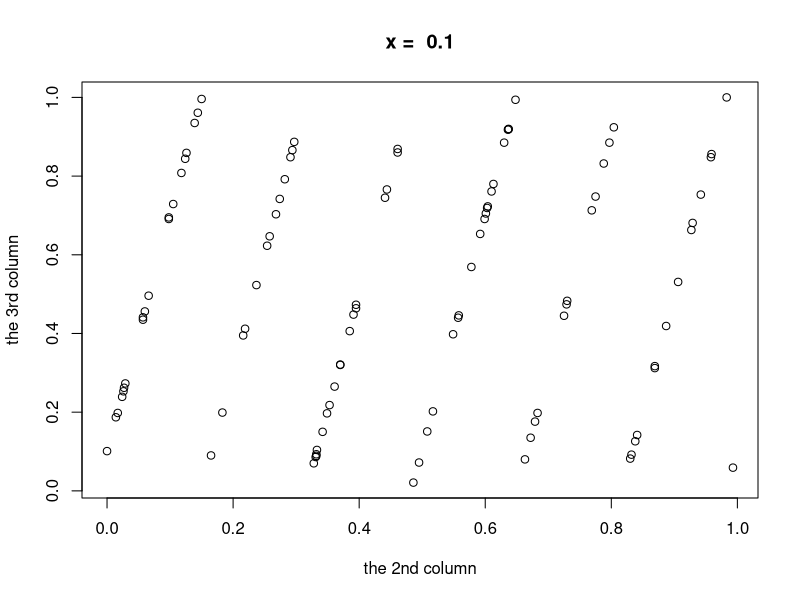
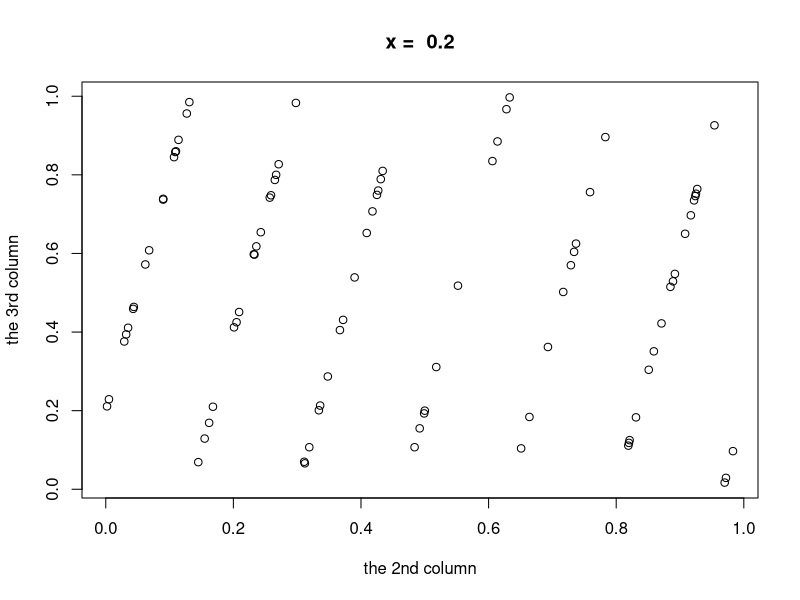
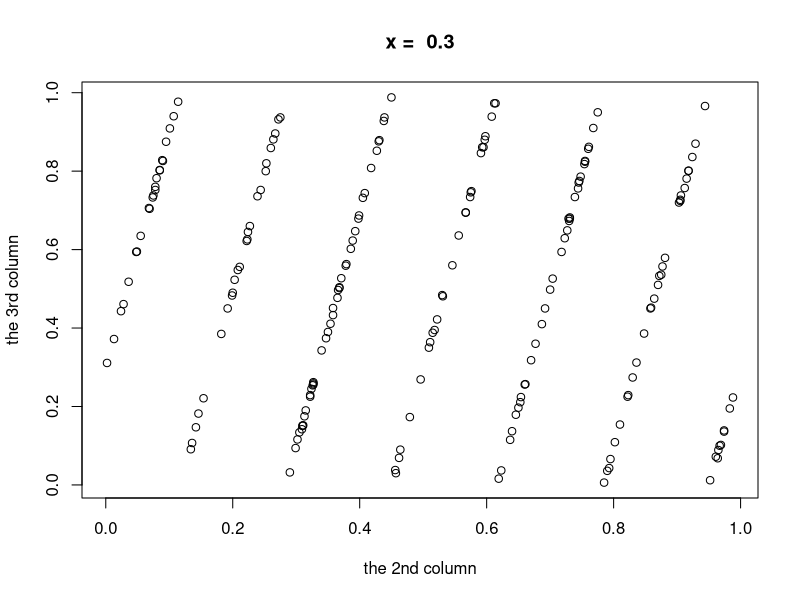
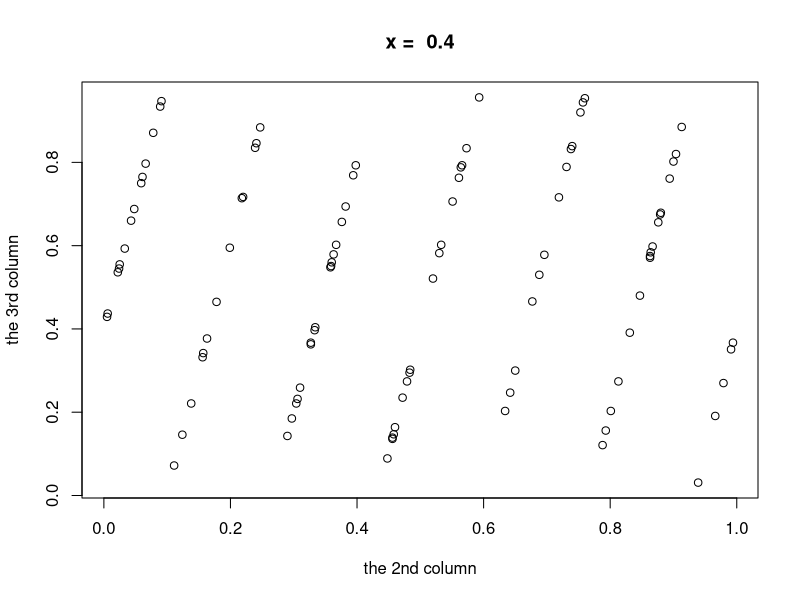
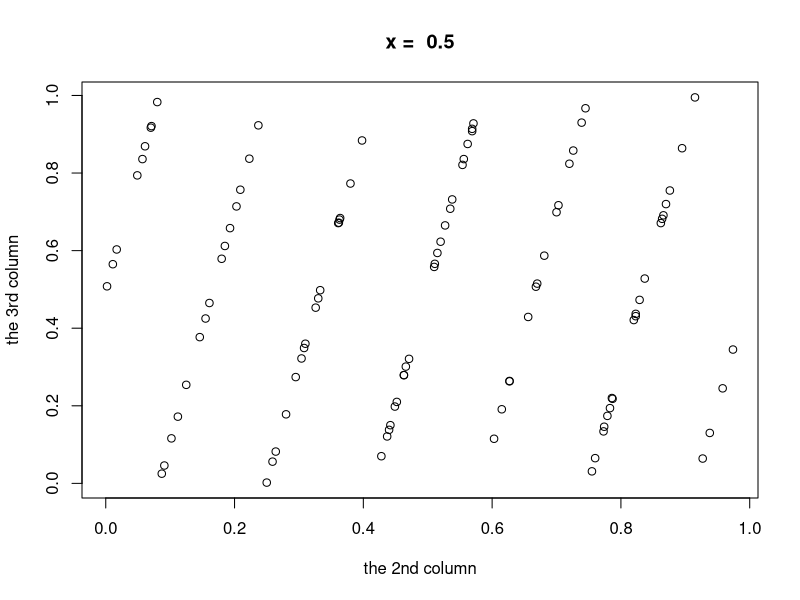
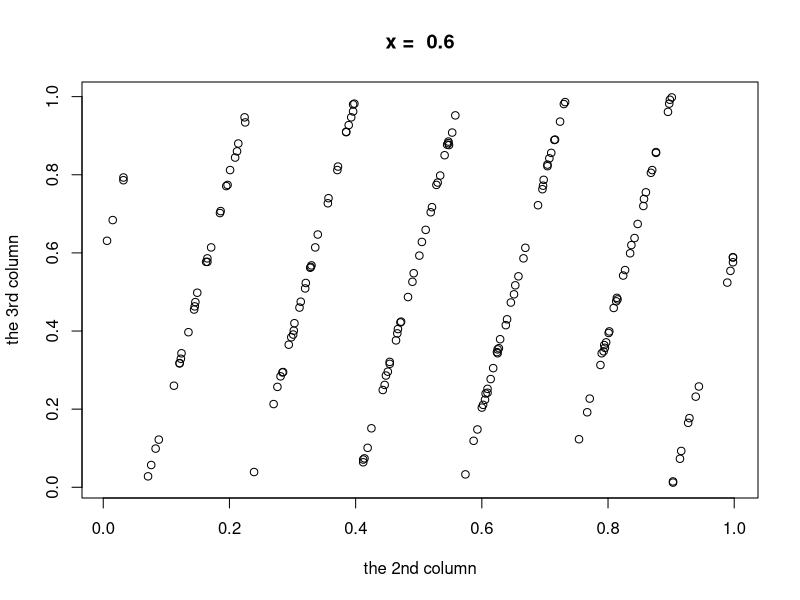
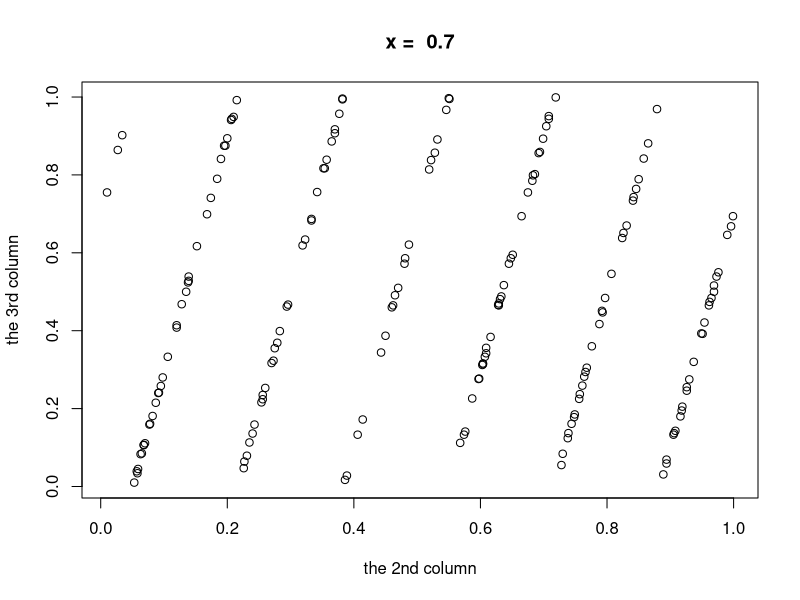
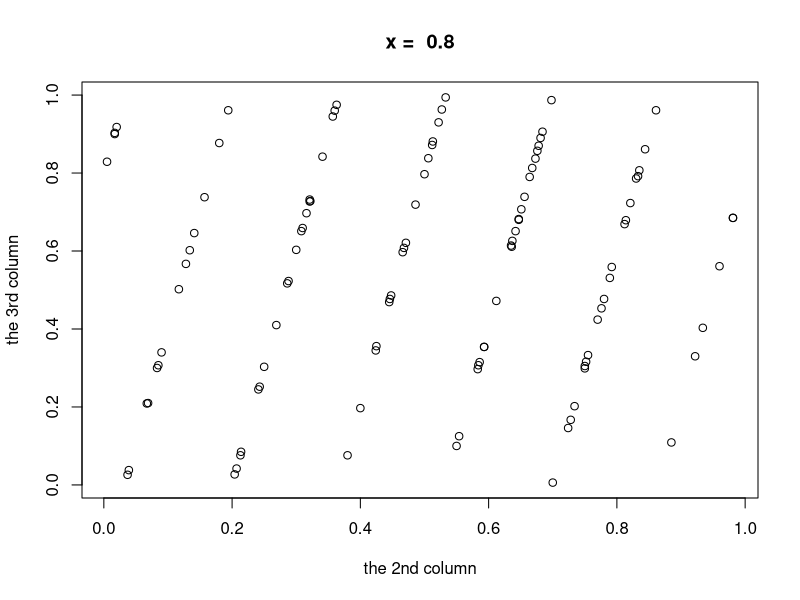

The R source for these figures, in order:
## ---- chunk 1
fib <- c(1: 32)
ratio <- c(1: 30)
fib[2] <- 1

for (i in 1: 30){
  fib[i + 2] <- fib[i] + fib[i + 1]
  ratio[i] <- fib[i + 1] / fib[i]
}

ratio
## ---- chunk 2
(1 + sqrt(5)) / 2
## ---- chunk 3
answer <- 0
for (j in 1: 5) answer <- answer + j
answer
## ---- chunk 4
answer <- NULL
for (j in 1: 5) answer <- c(answer, j)
answer
## ---- chunk 5
answer <- 0
for (j in 1: 5) answer <- c(answer, j)
answer
## ---- chunk 6
answer <- 1
for (j in 1: 5) answer <- answer * j
answer
## ---- chunk 7
answer <- 3
for (j in 1: 5) answer <- c(answer, (7 * answer[j]) %% 31)
answer
## ---- chunk 8
calcInterestGIC <- function(G, years){
  if (years <= 3)
    return (G * ((1 + 0.04) ^ years - 1))
  else
    return (G * ((1 + 0.05) ^ years - 1))
}

## ---- chunk 9
calcReturnMortgage <- function(n, P, open){
  if (open) i = 0.005
  else      i = 0.0004
  
  return (P * i / (1 - (1 + i) ^ (-n)))
}
## ---- chunk 10
Fib1 <- 1
Fib2 <- 1
Fibonacci <- c(Fib1, Fib2)

while(Fibonacci[length(Fibonacci)] < 300){
  Fibonacci <- c(Fibonacci, sum(Fibonacci[(length(Fibonacci) - 1): length(Fibonacci)]))
}
Fibonacci
## ---- chunk 11
calcInterestRate <- function(i){
  record <- -1;
  eps <- 1e-6
  
  while (abs(record - i) > eps){
    record <- i
    i <- (1 - (1 + i) ^ (-20)) / 19
  }
  
  return(i)
}


calcInterestRate(0.006)
## ---- chunk 12
for (i in -3: 3)
  print(calcInterestRate(10 ^ i))
## ---- chunk 13
calcInterestRate <- function(i){
  record <- -1;
  eps <- 1e-6
  iteration <- 0;
  
  while (abs(record - i) > eps){
    record <- i
    i <- (1 - (1 + i) ^ (-20)) / 19
    iteration <- iteration + 1
  }
  
  return(c(i, iteration))
}

calcResult <- calcInterestRate(0.006)
sprintf("Result: %f, iterations: %d", calcResult[1], calcResult[2])
## ---- chunk 14
for (i in -3: 3){
  calcResult <- calcInterestRate(10 ^ i)
  cat(sprintf("Start from %f, result: %f, iterations: %d", 10 ^ i, calcResult[1], calcResult[2]), sep = '\n')
}
  
## ---- chunk 15
Eratosthenes <- function(n) {
  # Print prime numbers up to n
  if (n >= 2) {
    sieve <- seq(2, n)
    primes <- c()
    while (length(sieve) > 0) {
      p <- sieve[1]
      primes <- c(primes, p)
      # After pushing back the minimal prime number
      sieve = sieve[(sieve %% p) != 0]
      # remove all numbers which can be divided by this prime number
    }
    return(primes)
  } else {
    stop("Input value of n should be at least 2")
  }
}
## ---- chunk 16
Eratosthenes <- function(n) {
  # Print prime numbers up to n
  if (n >= 2) {
    sieve <- seq(2, n)
    primes <- c()
    while (length(sieve) > 0) {
      p <- sieve[1]
      primes <- c(primes, p)
      # After pushing back the minimal prime number
      sieve = sieve[(sieve %% p) != 0]
      # Remove all numbers which can be divided by this prime number
      
      # If p >= sqrt(n), all remaining entries in sieve is prime
      # Do not need further elimination, add all entries in sieve to prime
      if (p >= sqrt(n)){
        primes = c(primes, sieve);
        break
      }
    }
    return(primes)
  } else {
    stop("Input value of n should be at least 2")
  }
}
## ---- chunk 17
compound.interest <- function(P, n, i.r) {
  return (P * (1 + i.r) ^ n);
}
## ---- chunk 18
compound.interest(1000, 30, 0.01)
## ---- chunk 19
find_zero <- function(f, a, b, epsilon) {
  m = (b + a) / 2
  if (b - a < epsilon || abs(m) < 1e-9)
    return (m)
  
  if (f(a) * f(m) < 0)
    return (find_zero(f, a, m, epsilon))
  else
    return (find_zero(f, m, b, epsilon))
  
  if (abs(f(a)) < 1e-9)
    return (a)
  if (abs(f(b)) < 1e-9)
    return (b)
}

# test case: function y = x - 1 on interval [-1, 2], epsilon = 1e-9
find_zero(function(x) x - 1, -1, 2, 1e-9)
## ---- chunk 20
mergesort <- function(x, decreasing) {
  len <- length(x)
  if (len < 2) result <- x
  else {
    y <- x[1: floor(len / 2)]
    z <- x[floor(len / 2 + 1): len]
    ## floor() is necessary, or it may cause trouble. 
    ## There is no floor() in the code in the textbook.  
    
    y <- mergesort(y, decreasing)
    z <- mergesort(z, decreasing)
    
    result <- c()
    
    while (min(length(y), length(z)) > 0) {
      if (decreasing) {
        if (y[1] > z[1]) {
          result <- c(result, y[1])
          y <- y[-1]
          
          ## These lines seem really slow, causing the time complexity to be O(N^2logN)
          ## But they are in the textbook, so I just copy them
        }
        else {
          result <- c(result, z[1])
          z <- z[-1]
        }
      }
      else {
        if (y[1] < z[1]) {
          result <- c(result, y[1])
          y <- y[-1]
        }
        else {
          result <- c(result, z[1])
          z <- z[-1]
        }
      } 
    }
    
    if (length(y) > 0) result <- c(result, y)
    if (length(z) > 0) result <- c(result, z)
  }

  return (result)
}

## test
mergesort(c(1,4,2,8,5,7), TRUE)
mergesort(c(1,4,2,8,5,7), FALSE)
## ---- chunk 21
Newton <- function(f, g, fx, fy, gx, gy, epsilon, x0, y0) {
  old_x <- 99999 
  old_y <- 99999
  
  while ((abs(old_x - x0) > epsilon) || (abs(old_y - y0) > epsilon)) {
    old_x <- x0
    old_y <- y0
    
    fxn <- fx(old_x, old_y)
    fyn <- fy(old_x, old_y)
    gxn <- gx(old_x, old_y)
    gyn <- gy(old_x, old_y)
    fn <- f(old_x, old_y)
    gn <- g(old_x, old_y)
    dn <- fxn * gyn - fyn * gxn
    
    x0 <- old_x - (gyn * fn - fyn * gn) / dn
    y0 <- old_y - (fxn * gn - gxn * fn) / dn
  }
  
  return (c(x0, y0))
}
## ---- chunk 22
f <- function(x, y) (x + y)
g <- function(x, y) (x ^ 2 + 2 * y ^ 2 - 2)
fx <- function(x, y) (1)
fy <- function(x, y) (1)
gx <- function(x, y) (2 * x)
gy <- function(x, y) (4 * y)

## starting point x = 2, y = 2
Newton(f, g, fx, fy, gx, gy, 1e-7, 2, 2)
## ---- chunk 23
factorial <- function(n) {
  return (prod(1: n))
}

factorial(10)
factorial(50)
factorial(100)
factorial(1000)
## ---- chunk 24
# bigInt is a class that each digit is reserved and restored in a list
# e.g. bigInt(321) = c(1, 2, 3)

print.bigInteger <- function(bigInt) {
  len <- length(bigInt)
  result <- ''
  
  for (i in 1: len)
    result <- paste(result, bigInt[len + 1 - i], sep = '')
  
  cat(result)
  invisible(bigInt)
}

factorial.bigInteger <- function(n) {
  ans.bigInt <- c(1)
  for (i in 1: n) {
    ans.bigInt <- ans.bigInt * i
    up <- 0;
    for (j in 1: length(ans.bigInt)){
      ans.bigInt[j] <- ans.bigInt[j] + up
      up <- floor(ans.bigInt[j] / 10)
      ans.bigInt[j] <- ans.bigInt[j] - up * 10
    }
    while (up > 0){
      ans.bigInt <- c(ans.bigInt, up %% 10)
      up <- floor(up / 10)
    }
  }
  class(ans.bigInt) <- "bigInteger"
    
  return (ans.bigInt)
}

factorial.bigInteger(10)
factorial.bigInteger(50)
factorial.bigInteger(100)
factorial.bigInteger(1000)
## ---- chunk 25
binomialCoef <- function(n, m) {
  return (factorial(n) / factorial(m) / factorial(n - m))
}
## ---- chunk 26
binomialCoef(4, 2)
binomialCoef(50, 20)
binomialCoef(5000, 2000)
## ---- chunk 27
improvedBinomialCoef <- function(n, m) {
  numExp = sum(log((m + 1): n)) - sum(log(1: (n - m)))
  if (exp(numExp) < Inf)
    return (exp(numExp))
  else
    return (paste('e ^', as.character(numExp)))
}
## ---- chunk 28
improvedBinomialCoef(4, 2)
improvedBinomialCoef(50, 20)
improvedBinomialCoef(5000, 2000)
## ---- chunk 29
Randu <- function(N, x) {
  lst <- c(1: N)
  for (i in 1: N) {
    x <- (x * 65539) %% (2 ^ 31)
    lst[i] <- round(x / (2 ^ 31), digits = 3)
  }
  
  return (lst)
}

len = 300000

myList <- Randu(len, 142857)
row1 <- c()
row2 <- c()
row3 <- c()
for (i in 1: len) {
  if (i %% 3 == 1) row1 <- c(row1, myList[i])
  if (i %% 3 == 2) row2 <- c(row2, myList[i])
  if (i %% 3 == 0) row3 <- c(row3, myList[i])
}

for (j in 1: 9) {
  x <- j * 0.1
  record2 <- c(1: 100000)
  record3 <- c(1: 100000)
  iter <- 0
  
  for(i in 1: (len / 3)) {
    if (abs(x - row1[i]) < 1e-3) {
      iter <- iter + 1
      record2[iter] <- row2[i]
      record3[iter] <- row3[i]
    }
  }
  if(iter > 0) {
    plot(record2[1: iter], record3[1: iter], main = paste("x = ", as.character(x)), xlab = "the 2nd column", ylab = "the 3rd column")
  }
}
## ---- chunk 30
directpoly <- function(P, x) {
  ans <- 0
  for (i in 1: length(P)) 
    ans <- ans + P[i] * x ^ (i - 1)
  
  return (ans)
}

#test this function
P <- c(1, 2, 1)
# y = x^2 + 2x + 1
x <- 1
directpoly(P, x)
## ---- chunk 31
hornerpoly <- function(P, x) {
  ans <- c()
  for (x_value in x) {
      a <- P[1]
      for (i in 2: length(P))
        a <- a * x_value + P[i]
      
      ans <- c(ans, a)
  }
  return (ans)
}

#test this function
P <- c(1, 2, 1)
# y = x^2 + 2x + 1
x <- c(-2, -1, 0, 1, 2)
hornerpoly(P, x)
